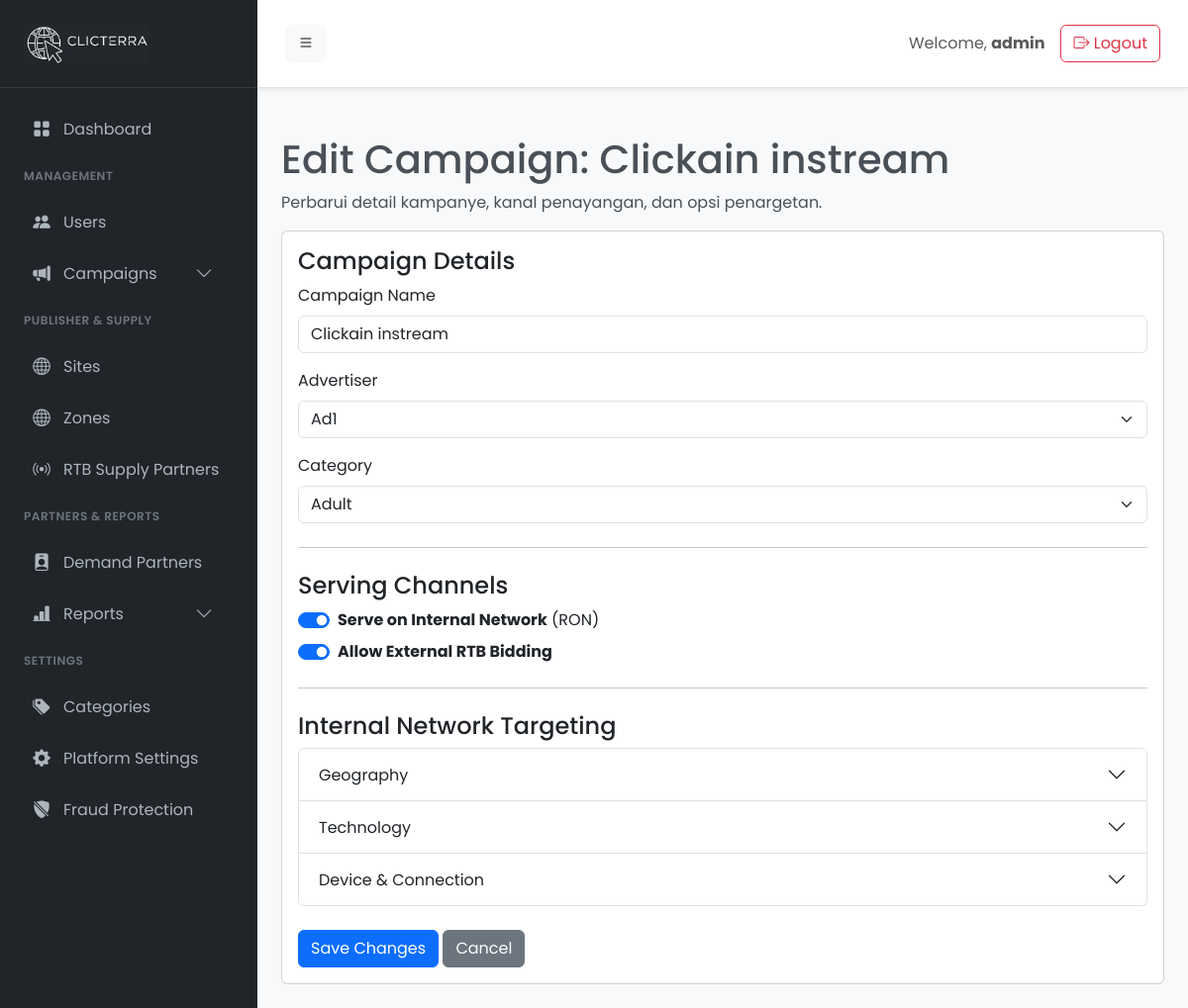
The app's page /admin/campaigns-edit.php?id=14 (signed in) with its own data.
### tables this page shows
CREATE TABLE `campaigns` (
  `id` int(11) NOT NULL,
  `advertiser_id` int(11) NOT NULL,
  `category_id` int(11) NOT NULL,
  `ad_format_id` int(11) NOT NULL,
  `name` varchar(255) NOT NULL,
  `serve_on_internal` tinyint(1) NOT NULL DEFAULT 1,
  `allow_external_rtb` tinyint(1) NOT NULL DEFAULT 0,
  `status` enum('active','paused','completed') DEFAULT 'active',
  `created_at` timestamp NULL DEFAULT current_timestamp()
);

CREATE TABLE `users` (
  `id` int(11) NOT NULL,
  `username` varchar(100) NOT NULL,
  `password` varchar(255) NOT NULL,
  `email` varchar(150) NOT NULL,
  `role` enum('admin','advertiser','publisher') NOT NULL,
  `revenue_share` int(11) DEFAULT 0,
  `payout_method` varchar(100) DEFAULT NULL,
  `payout_details` text DEFAULT NULL,
  `referred_by` int(11) DEFAULT NULL,
  `status` enum('active','inactive') DEFAULT 'active',
  `created_at` timestamp NULL DEFAULT current_timestamp()
);

CREATE TABLE `categories` (
  `id` int(11) NOT NULL,
  `name` varchar(100) NOT NULL,
  `status` tinyint(1) NOT NULL DEFAULT 1,
  `created_at` timestamp NOT NULL DEFAULT current_timestamp()
);

### admin/campaigns-edit.php (the view, shortened to what this page needs)
<?php
require_once __DIR__ . '/init.php';
$campaign_id = filter_input(INPUT_GET, 'id', FILTER_VALIDATE_INT);
$stmt_campaign = $conn->prepare("SELECT * FROM campaigns WHERE id = ?");
$stmt_campaign->bind_param("i", $campaign_id);
$stmt_campaign->execute();
$campaign = $stmt_campaign->get_result()->fetch_assoc();
$advertisers_result = $conn->query("SELECT id, username FROM users WHERE role = 'advertiser'");
$categories_result = $conn->query("SELECT id, name FROM categories ORDER BY name");
?>
<?php require_once __DIR__ . '/templates/header.php'; ?>
<h1 class="mt-4">Edit Campaign: <?php echo htmlspecialchars($campaign['name']); ?></h1>
<p>Perbarui detail kampanye, kanal penayangan, dan opsi penargetan.</p>
<div class="card">
    <div class="card-body">
        <form action="campaigns-action.php" method="POST">
            <h4>Campaign Details</h4>
            <div class="mb-3"><label class="form-label">Campaign Name</label><input type="text" class="form-control" name="name" value="<?php echo htmlspecialchars($campaign['name']); ?>" required></div>
            <div class="mb-3"><label class="form-label">Advertiser</label><select class="form-select" name="advertiser_id" required><option value="">Choose...</option>
            <?php
            if ($advertisers_result->num_rows > 0) {
                mysqli_data_seek($advertisers_result, 0);
                while ($adv = $advertisers_result->fetch_assoc()): ?>
                    <option value="<?php echo htmlspecialchars($adv['id']); ?>" <?php if($adv['id'] == $campaign['advertiser_id']) echo 'selected'; ?>><?php echo htmlspecialchars($adv['username']); ?></option>
                <?php endwhile;
            }
            ?>
            </select></div>
            <div class="mb-3"><label class="form-label">Category</label><select class="form-select" name="category_id" required><option value="">Choose...</option><?php mysqli_data_seek($categories_result, 0); while ($cat = $categories_result->fetch_assoc()): ?><option value="<?php echo htmlspecialchars($cat['id']); ?>" <?php if($cat['id'] == $campaign['category_id']) echo 'selected'; ?>><?php echo htmlspecialchars($cat['name']); ?></option><?php endwhile; ?></select></div>
            <hr class="my-4">
            <h4>Serving Channels</h4>
            <div class="form-check form-switch mb-2">
                <input class="form-check-input" type="checkbox" role="switch" id="serve_on_internal" name="serve_on_internal" value="1" <?php if($campaign['serve_on_internal']) echo 'checked'; ?>>
                <label class="form-check-label" for="serve_on_internal"><strong>Serve on Internal Network</strong> (RON)</label>
            </div>
            <div class="form-check form-switch mb-3">
                <input class="form-check-input" type="checkbox" role="switch" id="allow_external_rtb" name="allow_external_rtb" value="1" <?php if($campaign['allow_external_rtb']) echo 'checked'; ?>>
                <label class="form-check-label" for="allow_external_rtb"><strong>Allow External RTB Bidding</strong></label>
            </div>
            <div id="internal-targeting-container" style="<?php if(!$campaign['serve_on_internal']) echo 'display: none;'; ?>">
                <hr class="my-4">
                <h4>Internal Network Targeting</h4>
                <div class="accordion" id="targetingAccordion">
                    <div class="accordion-item">
                        <h2 class="accordion-header"><button class="accordion-button collapsed" type="button" data-bs-toggle="collapse" data-bs-target="#collapseGeo">Geography</button></h2>
                    </div>
                    <div class="accordion-item">
                        <h2 class="accordion-header"><button class="accordion-button collapsed" type="button" data-bs-toggle="collapse" data-bs-target="#collapseTech">Technology</button></h2>
                    </div>
                    <div class="accordion-item">
                        <h2 class="accordion-header"><button class="accordion-button collapsed" type="button" data-bs-toggle="collapse" data-bs-target="#collapseDevice">Device & Connection</button></h2>
                    </div>
                </div>
            </div>
            <button type="submit" name="update_campaign" class="btn btn-primary mt-4">Save Changes</button>
            <a href="campaigns.php" class="btn btn-secondary mt-4">Cancel</a>
        </form>
    </div>
</div>
<?php
require_once __DIR__ . '/templates/footer.php';
?>

### admin/assets/css/style.css (style rules this page uses)
body { font-family: 'Poppins', sans-serif; background-color: #f8f9fa; color: #495057; }

### records on screen
campaigns: name "Clickain instream", advertiser_id "Ad1", category_id "Adult", serve_on_internal "☑", allow_external_rtb "☑"

### other values on screen
$_SESSION['username'] "admin"
